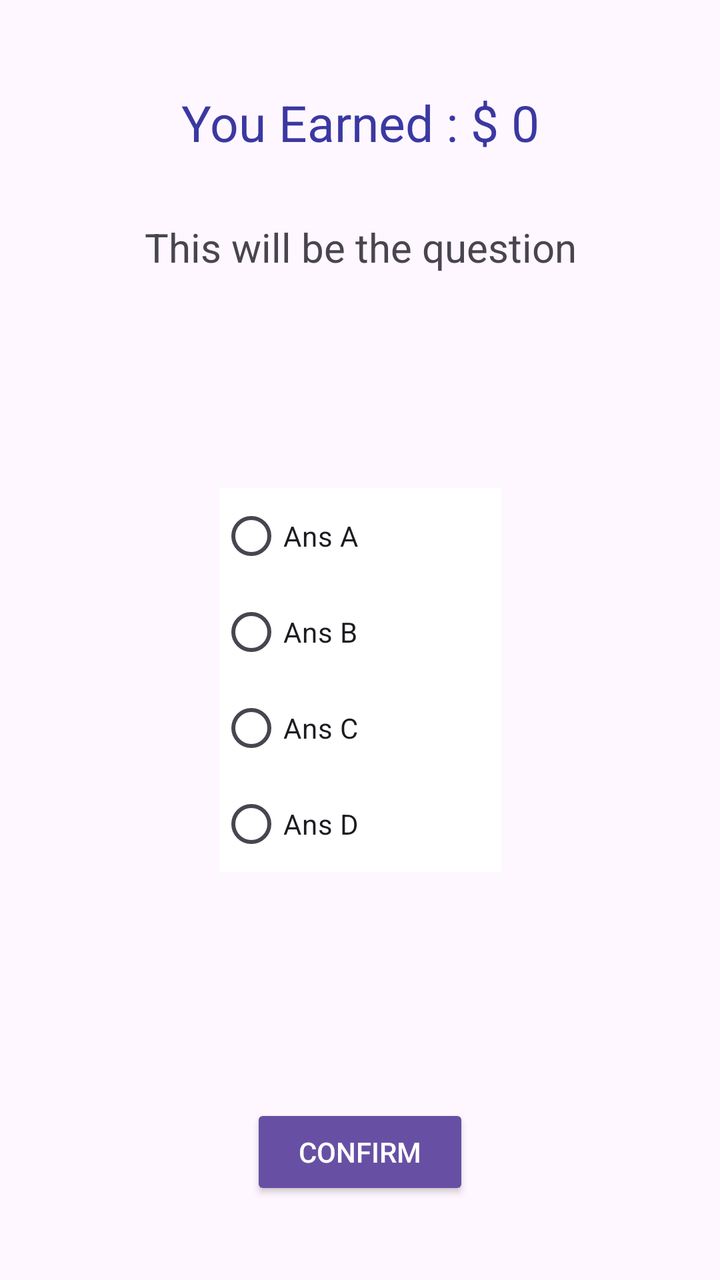
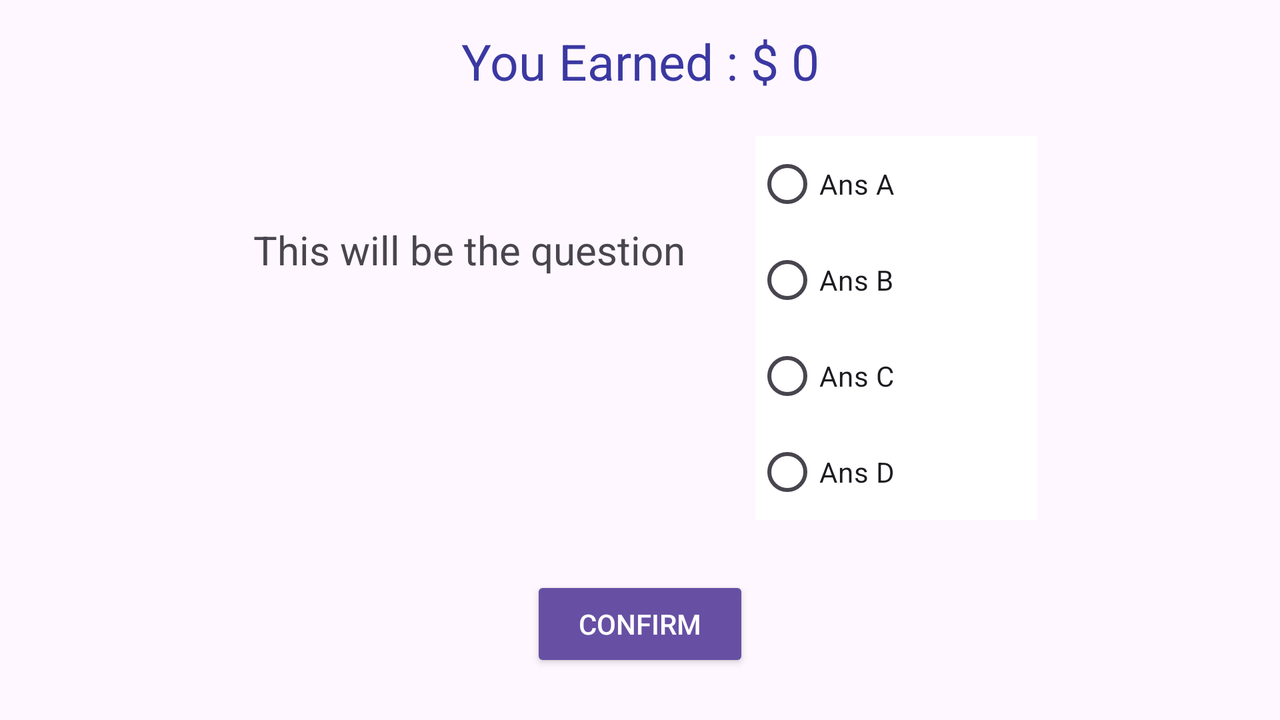

An Android layout and its configuration variant, each rendered on a device that would load it. The default file and the variant file are quoted in full after the pictures.
<!-- AndroidManifest.xml: application theme Theme.Who_Wants_To_Be_a_Millionaire -->
<!-- res/layout/activity_main.xml -->
<?xml version="1.0" encoding="utf-8"?>
<androidx.constraintlayout.widget.ConstraintLayout xmlns:android="http://schemas.android.com/apk/res/android"
    xmlns:app="http://schemas.android.com/apk/res-auto"
    xmlns:tools="http://schemas.android.com/tools"
    android:layout_width="match_parent"
    android:layout_height="match_parent"
    tools:context=".MainActivity">

    <TextView
        android:id="@+id/tvTotalMoney"
        android:layout_width="wrap_content"
        android:layout_height="wrap_content"
        android:text="@string/you_earned"
        android:textColor="@color/blue"
        android:textSize="25sp"
        app:layout_constraintBottom_toBottomOf="parent"
        app:layout_constraintEnd_toEndOf="parent"
        app:layout_constraintStart_toStartOf="parent"
        app:layout_constraintTop_toTopOf="parent"
        app:layout_constraintVertical_bias="0.073" />


    <Button
        android:id="@+id/bnConfirm"
        style="@style/Widget.AppCompat.Button"
        android:layout_width="wrap_content"
        android:layout_height="wrap_content"
        android:layout_marginBottom="40dp"
        android:text="@string/confirm"
        app:layout_constraintBottom_toBottomOf="parent"
        app:layout_constraintEnd_toEndOf="parent"
        app:layout_constraintStart_toStartOf="parent" />

    <TextView
        android:id="@+id/tvQuestion"
        android:layout_width="371dp"
        android:layout_height="118dp"
        android:layout_marginTop="32dp"
        android:text="@string/this_will_be_the_questions"
        android:textAlignment="center"
        android:textSize="20sp"
        app:layout_constraintEnd_toEndOf="parent"
        app:layout_constraintStart_toStartOf="parent"
        app:layout_constraintTop_toBottomOf="@+id/tvTotalMoney" />

    <RadioGroup
        android:id="@+id/rgAnswersGroup"
        android:layout_width="141dp"
        android:layout_height="202dp"
        android:layout_marginTop="16dp"
        app:layout_constraintEnd_toEndOf="parent"
        app:layout_constraintStart_toStartOf="parent"
        app:layout_constraintTop_toBottomOf="@+id/tvQuestion">

        <RadioButton
            android:id="@+id/rbAnswer1"
            android:layout_width="match_parent"
            android:layout_height="wrap_content"
            android:background="@drawable/radio_button_background"
            android:text="@string/ans_a1" />

        <RadioButton
            android:id="@+id/rbAnswer2"
            android:layout_width="match_parent"
            android:layout_height="wrap_content"
            android:background="@drawable/radio_button_background"
            android:text="@string/ans_b2" />

        <RadioButton
            android:id="@+id/rbAnswer3"
            android:layout_width="match_parent"
            android:layout_height="wrap_content"
            android:background="@drawable/radio_button_background"
            android:text="@string/ans_c3" />

        <RadioButton
            android:id="@+id/rbAnswer4"
            android:layout_width="match_parent"
            android:layout_height="wrap_content"
            android:background="@drawable/radio_button_background"
            android:text="@string/ans_d4" />

    </RadioGroup>


</androidx.constraintlayout.widget.ConstraintLayout>
<!-- resources referenced by this layout -->
<resources>
  <color name="blue">#3B38A2</color>
  <!-- drawable radio_button_background (drawable) -->
  <?xml version="1.0" encoding="utf-8"?>
  <selector xmlns:android="http://schemas.android.com/apk/res/android">
      
      <item android:state_checked="true" android:drawable="@color/colorSelected" />
      
      <item android:drawable="@color/colorDefault" />
  </selector>
  <string name="ans_a1">Ans A</string>
  <string name="ans_b2">Ans B</string>
  <string name="ans_c3">Ans C</string>
  <string name="ans_d4">Ans D</string>
  <string name="confirm">CONFIRM</string>
  <string name="this_will_be_the_questions">This will be the question</string>
  <string name="you_earned">You Earned : $ 0</string>
  <style name="Theme.Who_Wants_To_Be_a_Millionaire" parent="Base.Theme.Who_Wants_To_Be_a_Millionaire" />
  <color name="colorSelected">#00FF0A</color>
  <color name="colorDefault">#FFFFFFFF</color>
  <style name="Base.Theme.Who_Wants_To_Be_a_Millionaire" parent="Theme.Material3.DayNight">
          
          
      </style>
</resources>
<!-- res/layout-land/activity_main.xml (the repository's variant of the layout above) -->
<!-- drawn on the phone turned sideways -->
<?xml version="1.0" encoding="utf-8"?>
<androidx.constraintlayout.widget.ConstraintLayout xmlns:android="http://schemas.android.com/apk/res/android"
    xmlns:app="http://schemas.android.com/apk/res-auto"
    xmlns:tools="http://schemas.android.com/tools"
    android:layout_width="match_parent"
    android:layout_height="match_parent"
    tools:context=".MainActivity">


    <TextView
        android:id="@+id/tvTotalMoney"
        android:layout_width="wrap_content"
        android:layout_height="wrap_content"
        android:text="@string/you_earned_0"
        android:textColor="@color/blue"
        android:textSize="25sp"
        app:layout_constraintBottom_toBottomOf="parent"
        app:layout_constraintEnd_toEndOf="parent"
        app:layout_constraintStart_toStartOf="parent"
        app:layout_constraintTop_toTopOf="parent"
        app:layout_constraintVertical_bias="0.042" />

    <Button
        android:id="@+id/bnConfirm"
        style="@style/Widget.AppCompat.Button"
        android:layout_width="wrap_content"
        android:layout_height="wrap_content"
        android:layout_marginBottom="24dp"
        android:text="@string/confirm"
        app:layout_constraintBottom_toBottomOf="parent"
        app:layout_constraintEnd_toEndOf="parent"
        app:layout_constraintStart_toStartOf="parent" />

    <TextView
        android:id="@+id/tvQuestion"
        android:layout_width="371dp"
        android:layout_height="118dp"
        android:layout_marginTop="64dp"
        android:text="@string/this_will_be_the_question"
        android:textAlignment="center"
        android:textSize="20sp"
        app:layout_constraintEnd_toEndOf="parent"
        app:layout_constraintHorizontal_bias="0.183"
        app:layout_constraintStart_toStartOf="parent"
        app:layout_constraintTop_toBottomOf="@+id/tvTotalMoney" />

    <RadioGroup
        android:id="@+id/rgAnswersGroup"
        android:layout_width="141dp"
        android:layout_height="202dp"
        android:layout_marginTop="68dp"
        app:layout_constraintEnd_toEndOf="parent"
        app:layout_constraintHorizontal_bias="0.757"
        app:layout_constraintStart_toStartOf="parent"
        app:layout_constraintTop_toTopOf="parent">

        <RadioButton
            android:id="@+id/rbAnswer1"
            android:layout_width="match_parent"
            android:layout_height="wrap_content"
            android:background="@drawable/radio_button_background"
            android:text="@string/ans_a" />

        <RadioButton
            android:id="@+id/rbAnswer2"
            android:layout_width="match_parent"
            android:layout_height="wrap_content"
            android:background="@drawable/radio_button_background"
            android:text="@string/ans_b" />

        <RadioButton
            android:id="@+id/rbAnswer3"
            android:layout_width="match_parent"
            android:layout_height="wrap_content"
            android:background="@drawable/radio_button_background"
            android:text="@string/ans_c" />

        <RadioButton
            android:id="@+id/rbAnswer4"
            android:layout_width="match_parent"
            android:layout_height="wrap_content"
            android:background="@drawable/radio_button_background"
            android:text="@string/ans_d" />

    </RadioGroup>


</androidx.constraintlayout.widget.ConstraintLayout>
<!-- resources referenced by the variant -->
<!-- as the phone turned sideways resolves them -->
<resources>
  <color name="blue">#3B38A2</color>
  <!-- drawable radio_button_background (drawable) -->
  <?xml version="1.0" encoding="utf-8"?>
  <selector xmlns:android="http://schemas.android.com/apk/res/android">
      
      <item android:state_checked="true" android:drawable="@color/colorSelected" />
      
      <item android:drawable="@color/colorDefault" />
  </selector>
  <string name="ans_a">Ans A</string>
  <string name="ans_b">Ans B</string>
  <string name="ans_c">Ans C</string>
  <string name="ans_d">Ans D</string>
  <string name="confirm">CONFIRM</string>
  <string name="this_will_be_the_question">This will be the question</string>
  <string name="you_earned_0">You Earned : $ 0</string>
  <style name="Theme.Who_Wants_To_Be_a_Millionaire" parent="Base.Theme.Who_Wants_To_Be_a_Millionaire" />
  <color name="colorSelected">#00FF0A</color>
  <color name="colorDefault">#FFFFFFFF</color>
  <style name="Base.Theme.Who_Wants_To_Be_a_Millionaire" parent="Theme.Material3.DayNight">
          
          
      </style>
</resources>
